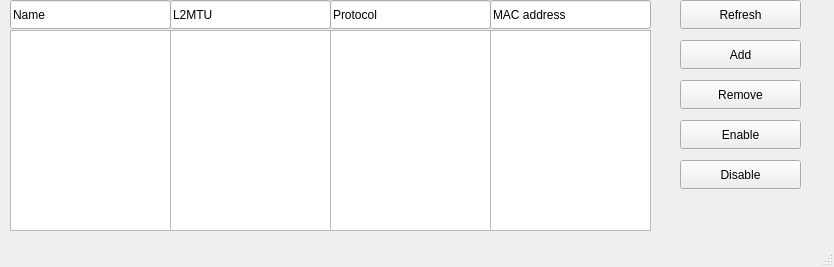
<?xml version="1.0" encoding="UTF-8"?>
<ui version="4.0">
 <class>MainWindow</class>
 <widget class="QMainWindow" name="MainWindow">
  <property name="geometry">
   <rect>
    <x>0</x>
    <y>0</y>
    <width>834</width>
    <height>267</height>
   </rect>
  </property>
  <property name="windowTitle">
   <string>Bridge list</string>
  </property>
  <widget class="QWidget" name="centralwidget">
   <widget class="QPushButton" name="addButton">
    <property name="geometry">
     <rect>
      <x>680</x>
      <y>40</y>
      <width>121</width>
      <height>29</height>
     </rect>
    </property>
    <property name="text">
     <string>Add</string>
    </property>
   </widget>
   <widget class="QListWidget" name="macField">
    <property name="geometry">
     <rect>
      <x>490</x>
      <y>30</y>
      <width>161</width>
      <height>201</height>
     </rect>
    </property>
   </widget>
   <widget class="QLineEdit" name="version">
    <property name="geometry">
     <rect>
      <x>170</x>
      <y>0</y>
      <width>161</width>
      <height>29</height>
     </rect>
    </property>
    <property name="text">
     <string>L2MTU</string>
    </property>
   </widget>
   <widget class="QPushButton" name="enableButton">
    <property name="geometry">
     <rect>
      <x>680</x>
      <y>120</y>
      <width>121</width>
      <height>29</height>
     </rect>
    </property>
    <property name="text">
     <string>Enable</string>
    </property>
   </widget>
   <widget class="QPushButton" name="disableButton">
    <property name="geometry">
     <rect>
      <x>680</x>
      <y>160</y>
      <width>121</width>
      <height>29</height>
     </rect>
    </property>
    <property name="text">
     <string>Disable</string>
    </property>
   </widget>
   <widget class="QListWidget" name="nameField">
    <property name="geometry">
     <rect>
      <x>10</x>
      <y>30</y>
      <width>161</width>
      <height>201</height>
     </rect>
    </property>
   </widget>
   <widget class="QLineEdit" name="package_2">
    <property name="geometry">
     <rect>
      <x>10</x>
      <y>0</y>
      <width>161</width>
      <height>29</height>
     </rect>
    </property>
    <property name="text">
     <string>Name</string>
    </property>
   </widget>
   <widget class="QPushButton" name="removeButton">
    <property name="geometry">
     <rect>
      <x>680</x>
      <y>80</y>
      <width>121</width>
      <height>29</height>
     </rect>
    </property>
    <property name="text">
     <string>Remove</string>
    </property>
   </widget>
   <widget class="QListWidget" name="protocolField">
    <property name="geometry">
     <rect>
      <x>330</x>
      <y>30</y>
      <width>161</width>
      <height>201</height>
     </rect>
    </property>
   </widget>
   <widget class="QPushButton" name="refreshButton">
    <property name="geometry">
     <rect>
      <x>680</x>
      <y>0</y>
      <width>121</width>
      <height>29</height>
     </rect>
    </property>
    <property name="text">
     <string>Refresh</string>
    </property>
   </widget>
   <widget class="QListWidget" name="mtuField">
    <property name="geometry">
     <rect>
      <x>170</x>
      <y>30</y>
      <width>161</width>
      <height>201</height>
     </rect>
    </property>
   </widget>
   <widget class="QLineEdit" name="version_2">
    <property name="geometry">
     <rect>
      <x>330</x>
      <y>0</y>
      <width>161</width>
      <height>29</height>
     </rect>
    </property>
    <property name="text">
     <string>Protocol</string>
    </property>
   </widget>
   <widget class="QLineEdit" name="version_3">
    <property name="geometry">
     <rect>
      <x>490</x>
      <y>0</y>
      <width>161</width>
      <height>29</height>
     </rect>
    </property>
    <property name="text">
     <string>MAC address</string>
    </property>
   </widget>
  </widget>
  <widget class="QStatusBar" name="statusbar"/>
 </widget>
 <resources/>
 <connections/>
</ui>
